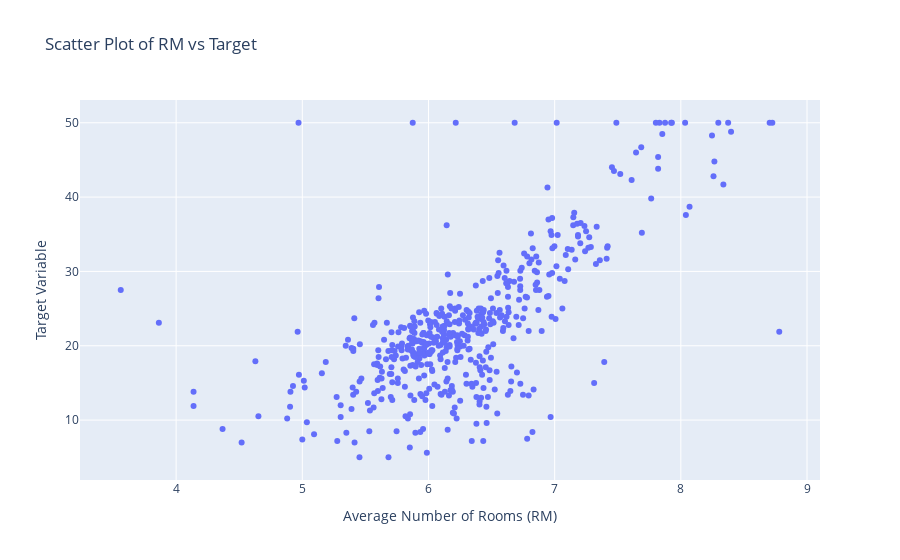

This figure's notebook cell:
### Code cell
from plotly.offline import init_notebook_mode, iplot
import plotly.graph_objs as go

# Initialize Plotly in offline mode
init_notebook_mode(connected=True)

trace = go.Scatter(x = bos.RM, y=target, mode='markers')

# Define layout with axis labels
layout = go.Layout(
    title="Scatter Plot of RM vs Target",
    xaxis=dict(title="Average Number of Rooms (RM)"),
    yaxis=dict(title="Target Variable")
)

# Combine trace and layout
fig = go.Figure(data=[trace], layout=layout)

# Display the plot
iplot(fig)

### Figure 1 — Plotly figure (JSON) as saved in the notebook; plotly's stock layout.template omitted (floating-point values rounded to 4 significant figures; data arrays with more than 128 entries replaced by an {"elided": "..."} marker saying what was removed)
{"data": [{"mode": "markers", "type": "scatter", "x": {"elided": "506 float values"}, "y": {"elided": "506 float values"}}], "layout": {"autosize": true, "title": {"text": "Scatter Plot of RM vs Target"}, "xaxis": {"autorange": true, "range": [3.246, 9.095], "title": {"text": "Average Number of Rooms (RM)"}, "type": "linear"}, "yaxis": {"autorange": true, "range": [1.286, 53.71], "title": {"text": "Target Variable"}, "type": "linear"}}}
